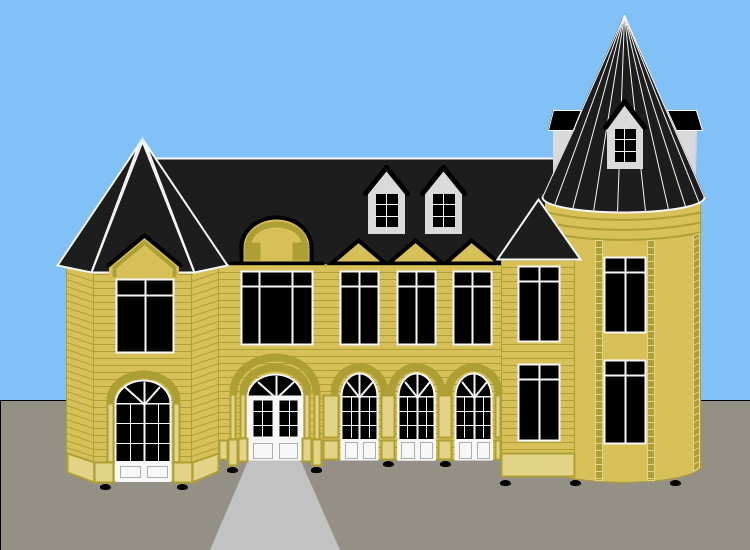
Frame 1 (no input)
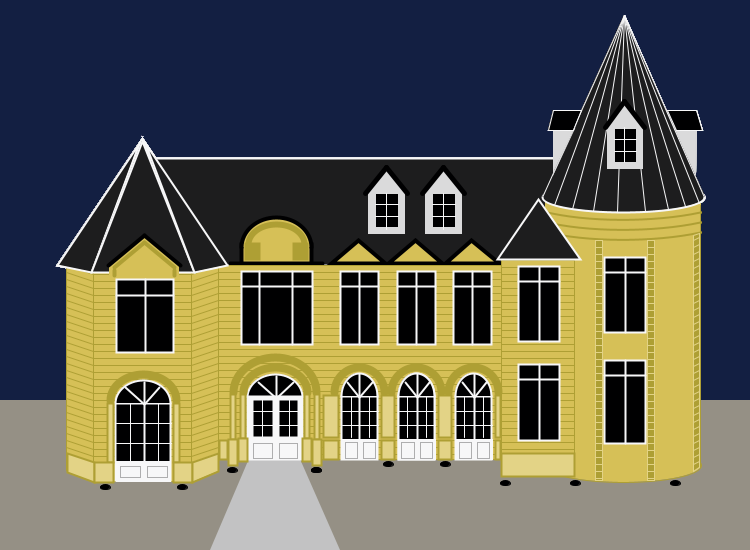
Frame 60 (the mouse pressed at the canvas centre just before this capture)
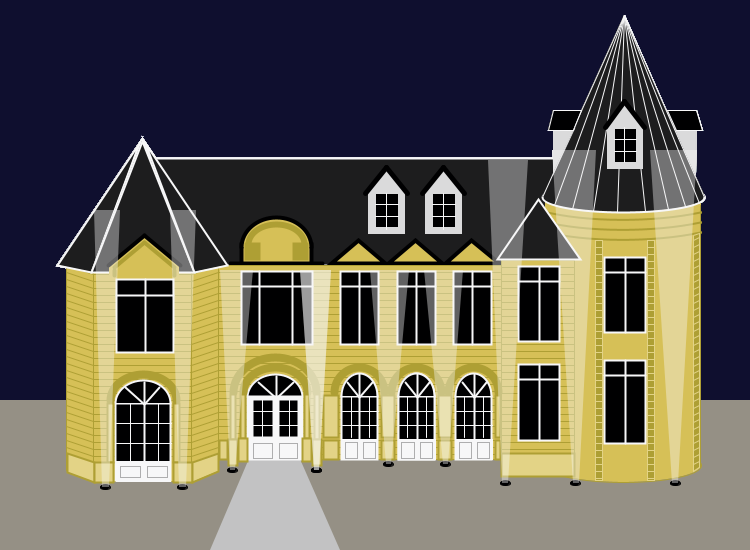
Frame 120 (the mouse held since frame 60 and released just before this capture)

The Processing sketch that drew these frames (run headless with seeded random() and noise(); from frame 60 on, the mouse is pressed at the canvas centre):

// Processing sketch: processing_104563
// ── processing_104563.pde

void setup() {
    size (750,550);
    background(#85C7FC);}

void draw()  { 
/*CHÃO*/
  fill(154,149,136);
quad(0,400,750,400,750,550,0,550);
  noStroke();
  fill(200);
triangle(274,400,340,550,210,550);

/*CASTELO - TELHADO PRINCIPAL*/
  stroke(255);
  strokeWeight(2);
  fill(30,30,30);
quad(148,158,148,265,585,265,585,158);
  
  stroke(0);//TELHADO PRINCIPAL - detalhes de parede
  strokeWeight(4);
  fill(221,198,89);
triangle(331,263,385,263,358,240);
triangle(388,263,442,263,415,240);
triangle(445,263,499,263,471,240);

quad(241,244,311,244,311,265,241,265); //DETALHES ACIMA DA PORTA E JANELA PRINCIPAIS
arc(276,247,70,60,PI,TWO_PI,OPEN);
line(230,263,322,263);
  stroke(180,164,53);
  strokeWeight(6);
  noFill();
arc(276,244,56,40,PI,TWO_PI,OPEN);
  fill(180,164,53);
quad(247,245,257,245,257,257,247,257);
quad(295,245,305,245,305,257,295,257);

/*CASTELO - ESTRUTURAS DA PAREDE*/
  stroke(180,164,53);
  fill(221,198,89);
  strokeWeight(1);
quad(148,265,585,265,585,459,148,459); //FRENTE MAIOR

quad(66,265,93,265,93,481,66,470);//TORRE ESQUERDA
quad(93,265,191,265,191,481,93,481);
quad(191,265,218,265,218,470,191,481);

ellipse(623,465,156,34);//TORRE DIREITA 
  noStroke();
quad(545,468,701,468,701,196,545,196);
  noFill();
  stroke(180,164,53);
line(700,205,700,468);
  strokeWeight(2);
arc(626,190,233,60,radians(50),radians(135),OPEN);//TORRE DIREITA - DETALHES
arc(626,200,233,60,radians(50),radians(135),OPEN);
arc(626,210,233,60,radians(50),radians(135),OPEN);
  
  fill(221,198,89);//TORRE "MEIO"
  strokeWeight(1);
quad(501,259,574,259,574,476,501,476);

/*LINHAS DETALHAMENTO PAREDES - REPETIÇÃO*/
for (int TE1 = 265; TE1 < 459; TE1 = TE1+7) {
  line(66, TE1, 93, TE1+9);
}
for (int TE2 = 267; TE2 < 459; TE2 = TE2+7) {
  line(93, TE2, 191, TE2);
}
for (int TE3 = 265; TE3 < 459; TE3 = TE3+7) {
  line(191, TE3+9, 218, TE3);
}
for (int FR = 265; FR < 459; FR = FR+7) {
  line(218, FR, 500, FR);
}
for (int TM = 260; TM < 459; TM = TM+7) {
  line(501, TM, 574, TM);
}

/*CASTELO - OUTROS TELHADOS*/
  stroke(255);
  strokeWeight(2);
  fill(30);
triangle(57,265,91,272,139,143);//TORRE ESQUERDA
triangle(91,272,194,272,142,141);
triangle(194,272,227,265,145,143);
triangle(497,259,580,259,538,199); //TORRE MEIO

  stroke(255);//TORRE DIREITA
  fill(30);
ellipse(623,197,162,30);
  noStroke();
triangle(624,15,542,197,705,197);
  strokeWeight(1);
  stroke(255);
line(624,15,542,197);
line(624,15,554,205);
line(624,15,572,209);
line(624,15,593,211);
line(624,15,617,212);
line(624,15,645,211);
line(624,15,668,209);
line(624,15,685,206);
line(624,15,699,203);
line(624,15,704,197);

/*JANELAS EM TELHADOS*/
  stroke(225);
  fill(225);
quad(368,191,404,191,404,233,368,233);//TELHADO PRINCIPAL
    triangle(368,191,404,191,386,169);
quad(425,191,461,191,461,233,425,233);
    triangle(425,191,461,191,443,169);
    
quad(607,128,642,128,642,168,607,168);//TORRE DIREITA
    triangle(607,128,642,128,624,104);
triangle(553,128,574,128,553,173);
triangle(675,128,696,128,695,173);

//JANELAS EM TELHADOS - vidros
  int a=375;
  int b=398;
  int c=432;
  int d=455;
  int e=614;
  int f=636;
  fill(0);
quad(a,193,b,193,b,227,a,227);
quad(c,193,d,193,d,227,c,227);
quad(e,128,f,128,f,162,e,162);

//JANELAS - divisão vidros
  stroke(255);
line(a,204,b,204);
line(a,216,b,216);
line(386,193,386,229);
line(c,204,d,204);
line(c,216,d,216);
line(443,193,443,229);
line(e,139,f,139);
line(e,151,f,151);
line(624,127,624,162);

//JANELAS - telhados
  fill(0);
quad(548,130,573,130,581,110,553,110);//laterais
quad(676,130,702,130,696,110,667,110);
  strokeWeight(5);//frontais
  stroke(0);
  int g=193;
  int h=167;
  int i=127;
  int j=101;
line(365,g,386,h);
line(407,g,386,h);
line(422,g,443,h);
line(464,g,443,h);
line(605,i,624,j);
line(644,i,624,j);

/*TORRE ESQUERDA - DETALHE DE PAREDE*/
noStroke();
fill(221,198,89);
triangle(109,265,144,236,179,265);
quad(109,265,179,265,179,275,109,275);
strokeWeight(4);//telhado
stroke(0);
line(108,265,144,235);
line(144,235,180,265);

strokeWeight(4);//concreto em relevo
stroke(180,164,53);
line(114,275,114,270);
line(144,242,114,267);
line(144,242,174,267);
line(174,275,174,270);

/*PORTAS*/
strokeWeight(2);
stroke(255);
fill(0);
quad(115,403,170,403,170,480,115,480);//TORRE ESQUERDA
  arc(143,403,55,46,PI,TWO_PI,OPEN);
  int k=396;
  int l=459;
quad(341,k,377,k,377,l,341,l);//FRONTAL
arc(359,k,36,46,PI,TWO_PI,OPEN);
quad(398,k,434,k,434,l,398,l);
arc(416,k,36,46,PI,TWO_PI,OPEN);
quad(398,k,434,k,434,l,398,l);
arc(416,k,36,46,PI,TWO_PI,OPEN);
quad(455,k,491,k,491,l,455,l);
arc(473,k,36,46,PI,TWO_PI,OPEN);

arc(275,k+1,55,46,PI,TWO_PI,OPEN);//PORTA PRINCIPAL
  fill(255);
quad(247,k,302,k,302,l,247,l);
  fill(0);
quad(252,399,273,399,273,437,252,437);
quad(278,399,298,399,298,437,278,437);

  fill(255);//DETALHES BRANCOS
  int m=359;
  int n=417;
  int o=474;
  int p=144;
  int q=276;
line(m,374,m,438);
line(347,382,m,397);
line(372,382,m,397);
line(n,374,n,438);
line(405,382,n,397);
line(429,382,n,397);
line(o,374,o,438);
line(462,382,o,397);
line(486,382,o,397);
line(p,382,p,461);//porta torre esquerda
line(125,387,p,404);
line(159,387,p,404);
line(q,400,q,376);//porta principal
line(258,382,q,398);
line(293,382,q,398);

  strokeWeight(1);
quad(342,439,377,439,377,459,342,459);
quad(399,439,435,439,435,459,399,459);
quad(456,439,492,439,492,459,456,459);
quad(116,461,170,461,170,481,116,481);

  int r=411;//divisão vidros portas
  int s=425;
line(252,r,300,r);//principal
line(252,s,300,s);
line(262,396,262,437);
line(289,396,289,437);
line(342,r,378,r);//auxiliar 1
line(342,s,378,s);
line(351,396,351,437);
line(369,396,369,437);
line(399,r,435,r);//auxiliar 2
line(399,s,435,s);
line(407,396,407,437);
line(426,396,426,437);
line(456,r,492,r);//auxiliar 3
line(456,s,492,s);
line(464,396,464,437);
line(483,396,483,437);
line(116,423,171,423);//torre esquerda
line(116,443,171,443);
line(130,403,130,461);
line(158,403,158,461);

  stroke(180); //DETALHES INFERIORES DA PORTA (AQUI EM CINZA);
  noFill();
quad(120,466,140,466,140,477,120,477);//torre esquerda
quad(147,466,167,466,167,477,147,477);
quad(253,443,272,443,272,458,253,458);//principal
quad(279,443,297,443,297,458,279,458);
quad(345,442,357,442,357,458,345,458);//auxiliar 1
quad(363,442,375,442,375,458,363,458);
quad(401,442,414,442,414,458,401,458);//auxiliar 2
quad(420,442,432,442,432,458,420,458);
quad(459,442,471,442,471,458,459,458);
quad(477,442,489,442,489,458,477,458);

  stroke(180,164,53);//CONCRETO EM RELEVO PROXIMO DAS PORTAS
  strokeWeight(8);
  noFill();
arc(143,400,66,52,PI,TWO_PI,OPEN);//TORRE ESQUERDA
arc(275,392,83,70,PI,TWO_PI,OPEN);//FRONTAL
arc(275,392,64,50,PI,TWO_PI,OPEN);
  
arc(359,392,50,50,PI,TWO_PI,OPEN);//AUXILIARES
arc(416,392,50,50,PI,TWO_PI,OPEN);
arc(473,392,50,50,PI,TWO_PI,OPEN);

  strokeWeight(2);
  fill(234,218,137);
quad(240,394,245,394,245,438,240,438);//FRONTAL
quad(238,438,247,438,247,461,238,461);
quad(304,394,309,394,309,438,304,438);
quad(302,438,311,438,311,461,302,461);
quad(230,394,235,394,235,439,230,439);
quad(228,439,237,439,237,465,228,465);
quad(314,394,319,394,319,439,314,439);
quad(312,439,321,439,321,465,312,465);

quad(323,395,338,395,338,437,323,437);
quad(381,395,394,395,394,437,381,437);
quad(438,395,451,395,451,437,438,437);
quad(495,395,500,395,500,437,495,437);

quad(219,440,227,440,227,459,219,459);
quad(323,440,338,440,338,459,323,459);
quad(381,440,394,440,394,459,381,459);
quad(438,440,451,440,451,459,438,459);
quad(495,440,500,440,500,459,495,459);

quad(107,403,113,403,113,462,107,462);//TORRE ESQ
quad(173,403,179,403,179,462,173,462);
quad(94,462,67,453,67,472,94,482);
quad(113,462,94,462,94,482,113,482);
quad(192,462,173,462,173,482,192,482);
quad(218,453,218,471,192,482,192,462);

quad(501,453,574,453,574,476,501,476);//TORRE MEIO

/*JANELAS DAS PAREDES*/
stroke(255);
fill(0);
quad(116,279,173,279,173,352,116,352);//TORRE ESQ
  line(145,279,145,352);
  line(116,295,173,295);
  
  int t=271;
  int u=344;
  int v=286;
quad(241,t,312,t,312,u,241,u);//FRONTAL
  line(259,t,259,u);
  line(292,t,292,u);
  line(241,v,312,v);
quad(340,t,378,t,378,u,340,u);
  line(359,t,359,u);
  line(340,v,378,v);
quad(397,t,435,t,435,u,397,u);
  line(416,t,416,u);
  line(397,v,435,v);
quad(453,t,491,t,491,u,453,u);
  line(472,t,472,u);
  line(453,v,491,v);
quad(518,266,559,266,559,341,518,341);//TORRE MEIO
  line(539,267,539,341);
  line(518,281,559,281);
quad(518,364,559,364,559,440,518,440);
  line(539,364,539,440);
  line(518,379,559,379);
quad(604,257,645,257,645,332,604,332);//TORRE DIREITA
  line(625,257,625,332);
  line(604,272,645,272);
quad(604,360,645,360,645,443,604,443);//TORRE DIREITA
  line(625,360,625,443);
  line(604,375,645,375);
  
/*DETALHE FINAL TORRE DIREITA*/
strokeWeight(1);
stroke(234,218,137);
fill(180,164,53);
quad(595,240,602,240,602,480,595,480);
    for (int TD1 = 240; TD1 < 480; TD1 = TD1+7) {
    line(595, TD1, 602, TD1);}
quad(647,240,654,240,654,480,647,480);
    for (int TD2 = 240; TD2 < 480; TD2 = TD2+7) {
    line(647, TD2, 654, TD2);}
quad(693,235,699,233,699,467,693,471);
    for (int TD3 = 240; TD3 < 467; TD3 = TD3+7) {
    line(693, TD3, 699, TD3-3);}

/*HOLOFOTES DA FRENTE*/
  stroke(0);
  fill(0);
ellipse(105,487,10,5);
ellipse(182,487,10,5);
ellipse(232,470,10,5);
ellipse(316,470,10,5);
ellipse(316,470,10,5);
ellipse(388,464,10,5);
ellipse(445,464,10,5);
ellipse(505,483,10,5);
ellipse(575,483,10,5);
ellipse(675,483,10,5);

if(mouseY>=250) {
  noStroke();
  fill(255,100);
quad(102,487,109,487,120,210,94,210); 
quad(179,487,186,487,196,210,170,210); 
quad(230,470,235,470,253,270,220,270);
quad(314,470,319,470,331,270,300,270);
quad(314,470,319,470,331,270,300,270);
quad(386,464,391,464,409,270,370,270);
quad(443,464,448,464,463,270,424,270);
quad(502,483,508,483,528,160,488,160);
quad(573,483,579,483,596,150,552,150);
quad(672,483,678,483,697,150,650,150);
}
  
/*ANOITECER*/
noStroke ();
  for (int z=0; z<100; z=z+200) {
    frameRate(10);
    fill (#050019,8);
    rect (0, 0, 750, 550); }
    
}
